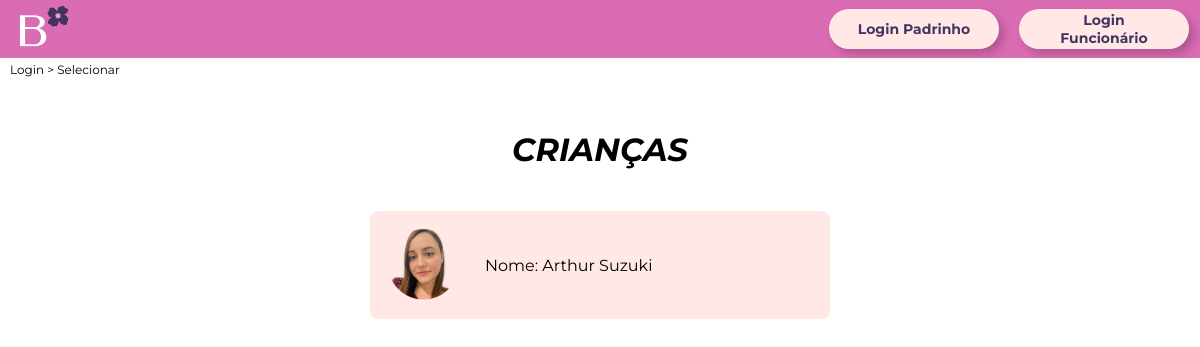
The app's page /selecionar, older data.
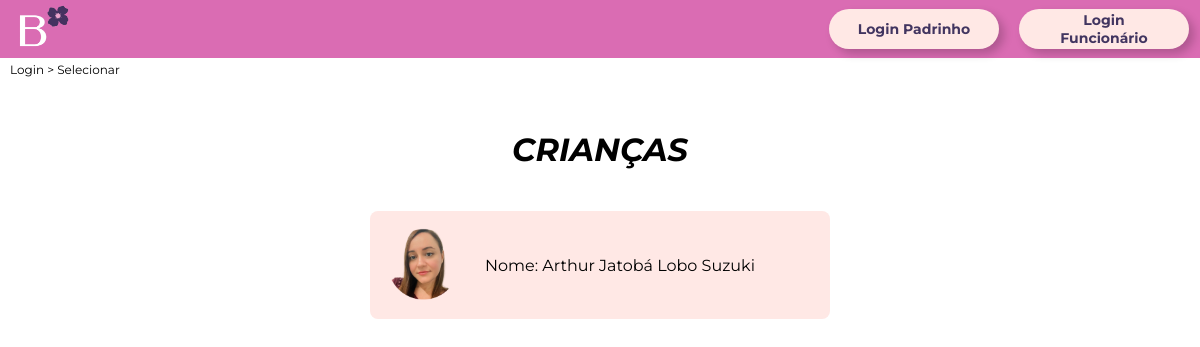
The same page, newer data.
### app_bloom/models.py (models this page shows, shortened)
class Crianca(models.Model):
    nome = models.CharField(max_length=100)
    data_nascimento = models.DateField()
    genero = models.CharField(max_length=10, choices=[('Feminino', 'Feminino'),
                                                      ('Masculino', 'Masculino'
                                                       ), ('Outro', 'Outro')])
    cpf = models.CharField(max_length=11,unique=True)
    rg = models.CharField(max_length=20)
    endereco = models.CharField(max_length=100)
    historico_medico = models.FileField(upload_to='historicos/')
    autorizacao_responsavel = models.FileField(upload_to='autorizacoes/')
    foto = models.FileField(upload_to='fotocrianca/')
    naturalidade = models.CharField(max_length=100)
    estado = models.CharField(max_length=50)
    identidade = models.CharField(max_length=20)
    dt_expedicao_ident = models.DateField()
    orgao_expeditor = models.CharField(max_length=50)
    cidade = models.CharField(max_length=100)
    cep = models.IntegerField()
    raca = models.CharField(max_length=50, choices=[('Preto', 'Preto'), ('Branca', 'Branca'), ('Parda', 'Parda'), ('Amarela', 'Amarela'),('Outra','Outra')])
    telefone_responsavel = models.IntegerField()

### app_bloom/views.py (the view)
# urls.py: path('selecionar', views.selecionar, name='selecionar'),
def selecionar(request):
    criancas = Crianca.objects.all()
    context = {'criancas': criancas}
    return render(request, 'selecionar.html', context)

### app_bloom/templates/selecionar.html (shortened to what this page needs)
<!DOCTYPE html>
<html lang="pt-BR">
<head>
</head>
<body>
    {% load static %}
    <div id="header" style="display: flex; justify-content: space-between; align-items: center;">
        <div id="logo-container">
            <div id="logo-principal">
                <a href="{% url 'home' %}">
                    <img src="{% static 'logo\logoB.png' %}" alt="Logo Bloom" style="width: 60px; height: auto;">
                </a>
            </div>
        </div>
        <div id="menu-buttons" style="display: flex; gap: 20px; margin-right: 25px;">
            <button>
                <a href={% url 'loginpadri'%} style="color: #423560;">Login Padrinho</a>
            </button>
            <button>
                <a href={% url 'loginfunci'%} style="color: #423560;">Login Funcionário</a>
            </button>
        </div>
    </div>
    <div class="text">
        <p>Login > Selecionar</p>
    </div>
    <i><h1 class="flex-center">CRIANÇAS</h1></i>
    <div class="container flex-center">
        {% for crianca in criancas %}
            <div class="coluna">
                <a href="{% url 'menucriancafunci' %}">
                    <div class="item">
                        <img src="{{ crianca.foto }}" class="rectangle" alt="Imagem 1">
                        <div>
                            <p class="conteudo" style="text-align: left;">Nome: {{ crianca.nome }}</p>
                        </div>
                    </div>
                </a>
            </div>
        {% endfor %}
    </div>
</body>
</html>

Row changes from the older to the newer data that the page shows:
changed Crianca: nome "Arthur Suzuki" → "Arthur Jatobá Lobo Suzuki"
